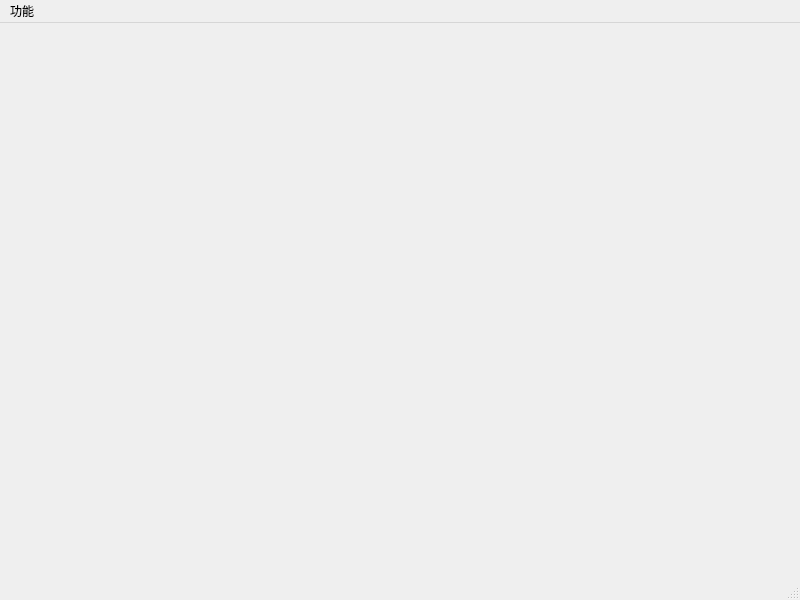
<?xml version="1.0" encoding="UTF-8"?>
<ui version="4.0">
 <class>MainWindow</class>
 <widget class="QMainWindow" name="MainWindow">
  <property name="geometry">
   <rect>
    <x>0</x>
    <y>0</y>
    <width>800</width>
    <height>600</height>
   </rect>
  </property>
  <property name="windowTitle">
   <string>MainWindow</string>
  </property>
  <widget class="QWidget" name="centralwidget"/>
  <widget class="QMenuBar" name="menubar">
   <property name="geometry">
    <rect>
     <x>0</x>
     <y>0</y>
     <width>800</width>
     <height>22</height>
    </rect>
   </property>
   <widget class="QMenu" name="menu">
    <property name="title">
     <string>功能</string>
    </property>
    <addaction name="actionkaishi"/>
    <addaction name="actionzanting"/>
    <addaction name="actionInitial"/>
   </widget>
   <addaction name="menu"/>
  </widget>
  <widget class="QStatusBar" name="statusbar"/>
  <action name="actionkaishi">
   <property name="text">
    <string>开始</string>
   </property>
  </action>
  <action name="actionzanting">
   <property name="text">
    <string>暂停</string>
   </property>
  </action>
  <action name="actionInitial">
   <property name="text">
    <string>重新开始</string>
   </property>
  </action>
 </widget>
 <resources/>
 <connections/>
</ui>
